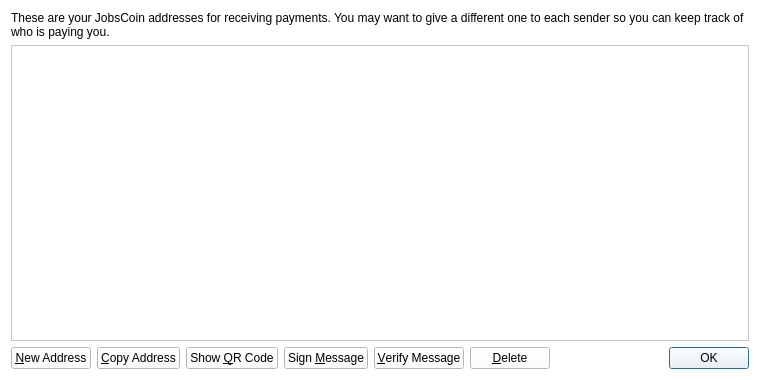
<?xml version="1.0" encoding="UTF-8"?>
<ui version="4.0">
 <class>AddressBookPage</class>
 <widget class="QWidget" name="AddressBookPage">
  <property name="geometry">
   <rect>
    <x>0</x>
    <y>0</y>
    <width>760</width>
    <height>380</height>
   </rect>
  </property>
  <property name="windowTitle">
   <string>Address Book</string>
  </property>
  <property name="styleSheet">
   <string notr="true">background-color: rgb(255, 255, 255);</string>
  </property>
  <layout class="QVBoxLayout" name="verticalLayout">
   <item>
    <widget class="QLabel" name="labelExplanation">
     <property name="text">
      <string>These are your JobsCoin addresses for receiving payments. You may want to give a different one to each sender so you can keep track of who is paying you.</string>
     </property>
     <property name="textFormat">
      <enum>Qt::PlainText</enum>
     </property>
     <property name="wordWrap">
      <bool>true</bool>
     </property>
    </widget>
   </item>
   <item>
    <widget class="QTableView" name="tableView">
     <property name="contextMenuPolicy">
      <enum>Qt::CustomContextMenu</enum>
     </property>
     <property name="toolTip">
      <string>Double-click to edit address or label</string>
     </property>
     <property name="tabKeyNavigation">
      <bool>false</bool>
     </property>
     <property name="alternatingRowColors">
      <bool>true</bool>
     </property>
     <property name="selectionMode">
      <enum>QAbstractItemView::SingleSelection</enum>
     </property>
     <property name="selectionBehavior">
      <enum>QAbstractItemView::SelectRows</enum>
     </property>
     <property name="sortingEnabled">
      <bool>true</bool>
     </property>
     <attribute name="verticalHeaderVisible">
      <bool>false</bool>
     </attribute>
    </widget>
   </item>
   <item>
    <layout class="QHBoxLayout" name="horizontalLayout">
     <item>
      <widget class="QPushButton" name="newAddressButton">
       <property name="toolTip">
        <string>Create a new address</string>
       </property>
       <property name="text">
        <string>&amp;New Address</string>
       </property>
       <property name="icon">
        <iconset resource="../bitcoin.qrc">
         <normaloff>:/icons/add</normaloff>:/icons/add</iconset>
       </property>
      </widget>
     </item>
     <item>
      <widget class="QPushButton" name="copyToClipboard">
       <property name="toolTip">
        <string>Copy the currently selected address to the system clipboard</string>
       </property>
       <property name="text">
        <string>&amp;Copy Address</string>
       </property>
       <property name="icon">
        <iconset resource="../bitcoin.qrc">
         <normaloff>:/icons/editcopy</normaloff>:/icons/editcopy</iconset>
       </property>
      </widget>
     </item>
     <item>
      <widget class="QPushButton" name="showQRCode">
       <property name="text">
        <string>Show &amp;QR Code</string>
       </property>
       <property name="icon">
        <iconset resource="../bitcoin.qrc">
         <normaloff>:/icons/qrcode</normaloff>:/icons/qrcode</iconset>
       </property>
      </widget>
     </item>
     <item>
      <widget class="QPushButton" name="signMessage">
       <property name="toolTip">
        <string>Sign a message to prove you own an JobsCoin address</string>
       </property>
       <property name="text">
        <string>Sign &amp;Message</string>
       </property>
       <property name="icon">
        <iconset resource="../bitcoin.qrc">
         <normaloff>:/icons/edit</normaloff>:/icons/edit</iconset>
       </property>
      </widget>
     </item>
     <item>
      <widget class="QPushButton" name="verifyMessage">
       <property name="toolTip">
        <string>Verify a message to ensure it was signed with a specified JobsCoin address</string>
       </property>
       <property name="text">
        <string>&amp;Verify Message</string>
       </property>
       <property name="icon">
        <iconset resource="../bitcoin.qrc">
         <normaloff>:/icons/transaction_0</normaloff>:/icons/transaction_0</iconset>
       </property>
      </widget>
     </item>
     <item>
      <widget class="QPushButton" name="deleteButton">
       <property name="toolTip">
        <string>Delete the currently selected address from the list</string>
       </property>
       <property name="text">
        <string>&amp;Delete</string>
       </property>
       <property name="icon">
        <iconset resource="../bitcoin.qrc">
         <normaloff>:/icons/remove</normaloff>:/icons/remove</iconset>
       </property>
      </widget>
     </item>
     <item>
      <spacer name="horizontalSpacer">
       <property name="orientation">
        <enum>Qt::Horizontal</enum>
       </property>
       <property name="sizeHint" stdset="0">
        <size>
         <width>40</width>
         <height>20</height>
        </size>
       </property>
      </spacer>
     </item>
     <item>
      <widget class="QDialogButtonBox" name="buttonBox">
       <property name="sizePolicy">
        <sizepolicy hsizetype="Maximum" vsizetype="Fixed">
         <horstretch>0</horstretch>
         <verstretch>0</verstretch>
        </sizepolicy>
       </property>
       <property name="standardButtons">
        <set>QDialogButtonBox::Ok</set>
       </property>
      </widget>
     </item>
    </layout>
   </item>
  </layout>
 </widget>
 <resources>
  <include location="../bitcoin.qrc"/>
 </resources>
 <connections/>
</ui>
